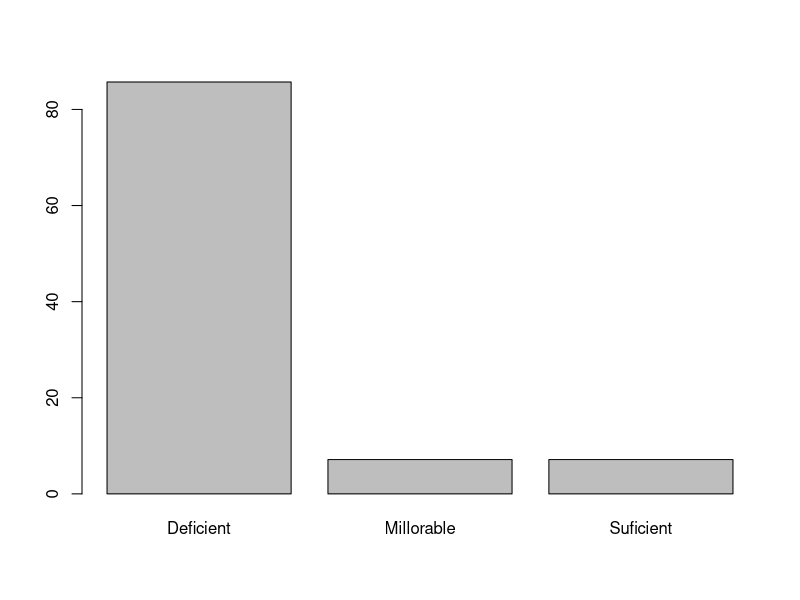

Recreate this plot in R. (Note: this script raises an error after producing the figure.)
##exercici 1
A3 <- read.csv("model34.csv",stringsAsFactors = T)
sapply(A3,class)##tipus
View(A3)


A3$Bib <- as.numeric(format(round((1/(A3$Bibliotecaris+A3$Auxiliars)*100),1),nsmall = 1))

A3$QBib[A3$Bib<=20.0]<-"Deficient"
A3$QBib[A3$Bib>20.0 & A3$Bib<=40.0]<-"Millorable"
A3$QBib[A3$Bib>40.0]<-"Suficient"


##2
freq=table(A3$QBib)##contar las veces que se repite  
rfreq=round(prop.table(freq)*100,digits=2)
barplot(rfreq)
rfreq["Suficient"]
##3
summary(A3$Bib)
sd(A3$Bib)
## mean - mitjana = 11.1
## median - mediana = 5.9
##q1 = 1.81
##q3 = 14.28
quantile(A3$Comarca[A3$Auxiliars >2])
quantile(A3$Auxiliars>2)
summary(A3$Comarca[A3$Auxiliars >2])

##4
sqrt(length(A3$Bib))
hist(A3$Bib, breaks=seq(0,50,by=5))

boxplot(A3$Altres~A3$QBib)
  